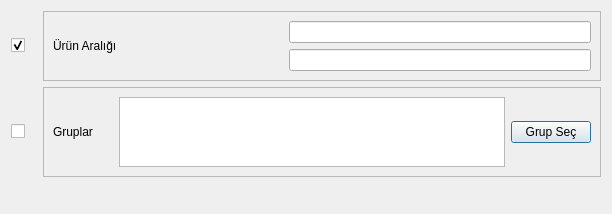
<?xml version="1.0" encoding="UTF-8"?>
<ui version="4.0">
 <class>STOK_URUN_LISTESI_BATCH</class>
 <widget class="QDialog" name="STOK_URUN_LISTESI_BATCH">
  <property name="geometry">
   <rect>
    <x>0</x>
    <y>0</y>
    <width>612</width>
    <height>208</height>
   </rect>
  </property>
  <property name="sizePolicy">
   <sizepolicy hsizetype="Expanding" vsizetype="Expanding">
    <horstretch>0</horstretch>
    <verstretch>0</verstretch>
   </sizepolicy>
  </property>
  <property name="windowTitle">
   <string>Dialog</string>
  </property>
  <layout class="QGridLayout" name="gridLayout_3" rowstretch="1,1,1">
   <item row="0" column="0">
    <widget class="QCheckBox" name="checkBox_urun_araligi">
     <property name="sizePolicy">
      <sizepolicy hsizetype="Fixed" vsizetype="Fixed">
       <horstretch>0</horstretch>
       <verstretch>0</verstretch>
      </sizepolicy>
     </property>
     <property name="minimumSize">
      <size>
       <width>26</width>
       <height>0</height>
      </size>
     </property>
     <property name="text">
      <string/>
     </property>
     <property name="checked">
      <bool>true</bool>
     </property>
    </widget>
   </item>
   <item row="0" column="1" colspan="2">
    <widget class="QFrame" name="frame_urun_araligi">
     <property name="sizePolicy">
      <sizepolicy hsizetype="Expanding" vsizetype="Fixed">
       <horstretch>0</horstretch>
       <verstretch>0</verstretch>
      </sizepolicy>
     </property>
     <property name="frameShape">
      <enum>QFrame::StyledPanel</enum>
     </property>
     <property name="frameShadow">
      <enum>QFrame::Raised</enum>
     </property>
     <layout class="QGridLayout" name="gridLayout" columnstretch="1,2,4">
      <item row="0" column="0" rowspan="2">
       <widget class="QLabel" name="label">
        <property name="sizePolicy">
         <sizepolicy hsizetype="Fixed" vsizetype="Fixed">
          <horstretch>0</horstretch>
          <verstretch>0</verstretch>
         </sizepolicy>
        </property>
        <property name="minimumSize">
         <size>
          <width>73</width>
          <height>0</height>
         </size>
        </property>
        <property name="text">
         <string>Ürün Aralığı</string>
        </property>
       </widget>
      </item>
      <item row="0" column="1">
       <widget class="QSearchEdit" name="searchEdit_bas_urun_kodu">
        <property name="whatsThis">
         <string>Arama widget. </string>
        </property>
        <property name="QSearchEdit" stdset="0">
         <rect>
          <x>0</x>
          <y>0</y>
          <width>100</width>
          <height>100</height>
         </rect>
        </property>
       </widget>
      </item>
      <item row="0" column="2">
       <widget class="QLineEdit" name="lineEdit_bas_urun_adi">
        <property name="readOnly">
         <bool>true</bool>
        </property>
       </widget>
      </item>
      <item row="1" column="1">
       <widget class="QSearchEdit" name="searchEdit_bts_urun_kodu">
        <property name="whatsThis">
         <string>Arama widget. </string>
        </property>
        <property name="QSearchEdit" stdset="0">
         <rect>
          <x>0</x>
          <y>0</y>
          <width>100</width>
          <height>100</height>
         </rect>
        </property>
       </widget>
      </item>
      <item row="1" column="2">
       <widget class="QLineEdit" name="lineEdit_bts_urun_adi">
        <property name="readOnly">
         <bool>true</bool>
        </property>
       </widget>
      </item>
     </layout>
    </widget>
   </item>
   <item row="1" column="0">
    <widget class="QCheckBox" name="checkBox_grup_kodu">
     <property name="sizePolicy">
      <sizepolicy hsizetype="Fixed" vsizetype="Fixed">
       <horstretch>0</horstretch>
       <verstretch>0</verstretch>
      </sizepolicy>
     </property>
     <property name="text">
      <string/>
     </property>
    </widget>
   </item>
   <item row="1" column="1" colspan="2">
    <widget class="QFrame" name="frame_grup_kodu">
     <property name="sizePolicy">
      <sizepolicy hsizetype="Expanding" vsizetype="Fixed">
       <horstretch>0</horstretch>
       <verstretch>0</verstretch>
      </sizepolicy>
     </property>
     <property name="frameShape">
      <enum>QFrame::StyledPanel</enum>
     </property>
     <property name="frameShadow">
      <enum>QFrame::Raised</enum>
     </property>
     <layout class="QGridLayout" name="gridLayout_2" columnstretch="1,60,5">
      <item row="0" column="0">
       <widget class="QLabel" name="label_2">
        <property name="sizePolicy">
         <sizepolicy hsizetype="Fixed" vsizetype="Fixed">
          <horstretch>0</horstretch>
          <verstretch>0</verstretch>
         </sizepolicy>
        </property>
        <property name="text">
         <string>Gruplar      </string>
        </property>
       </widget>
      </item>
      <item row="0" column="1">
       <widget class="QTextEdit" name="textEdit_gruplar">
        <property name="maximumSize">
         <size>
          <width>16777215</width>
          <height>70</height>
         </size>
        </property>
        <property name="focusPolicy">
         <enum>Qt::NoFocus</enum>
        </property>
        <property name="readOnly">
         <bool>true</bool>
        </property>
       </widget>
      </item>
      <item row="0" column="2">
       <widget class="QPushButton" name="pushButton_grup_sec">
        <property name="text">
         <string>Grup Seç</string>
        </property>
        <property name="icon">
         <iconset resource="../e9_icons.qrc">
          <normaloff>:/e9_icons/E9_ICONS/e9_grup.png</normaloff>:/e9_icons/E9_ICONS/e9_grup.png</iconset>
        </property>
       </widget>
      </item>
     </layout>
    </widget>
   </item>
   <item row="2" column="1">
    <spacer name="horizontalSpacer">
     <property name="orientation">
      <enum>Qt::Horizontal</enum>
     </property>
     <property name="sizeHint" stdset="0">
      <size>
       <width>529</width>
       <height>20</height>
      </size>
     </property>
    </spacer>
   </item>
   <item row="2" column="2">
    <widget class="QWidget" name="widget_batch_buttons" native="true">
     <property name="sizePolicy">
      <sizepolicy hsizetype="Preferred" vsizetype="Fixed">
       <horstretch>0</horstretch>
       <verstretch>0</verstretch>
      </sizepolicy>
     </property>
     <property name="maximumSize">
      <size>
       <width>16777215</width>
       <height>16777215</height>
      </size>
     </property>
    </widget>
   </item>
  </layout>
 </widget>
 <customwidgets>
  <customwidget>
   <class>QSearchEdit</class>
   <extends>QWidget</extends>
   <header>QSearchEdit.h</header>
  </customwidget>
 </customwidgets>
 <tabstops>
  <tabstop>checkBox_urun_araligi</tabstop>
  <tabstop>lineEdit_bas_urun_adi</tabstop>
  <tabstop>lineEdit_bts_urun_adi</tabstop>
  <tabstop>checkBox_grup_kodu</tabstop>
  <tabstop>textEdit_gruplar</tabstop>
  <tabstop>pushButton_grup_sec</tabstop>
 </tabstops>
 <resources>
  <include location="../e9_icons.qrc"/>
 </resources>
 <connections/>
</ui>
